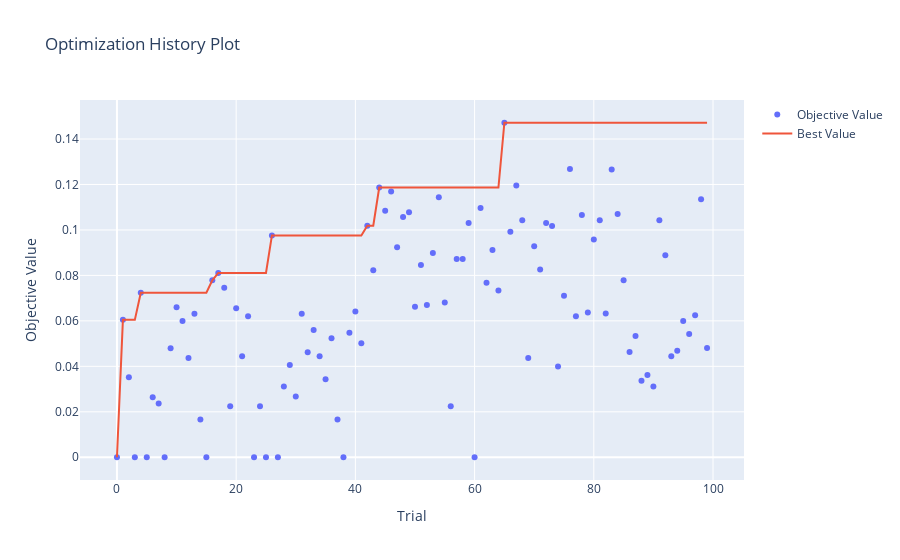

Notebook code for this chart:
### Code cell
optuna.visualization.plot_optimization_history(**{"study": study})
